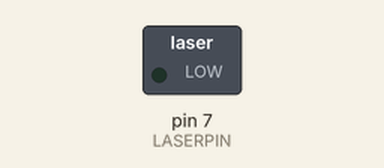
Recording of a sketch running on a simulated Arduino Uno, built with avr-gcc and run on an emulated ATmega328P. Parts: switched loads named in the sketch (green lamp = pin HIGH).

Above: at 0.1 s.
Timing chart, 0 to 3.5 s (numbered marks = the images above):
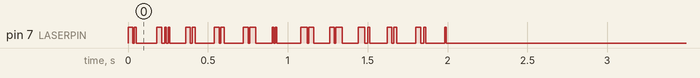

The sketch:

laser.ino
```cpp
#define LASERPIN 7
void setup() {
  pinMode (LASERPIN, OUTPUT) ;

   char myText[] = "hello world";  // The text to be sent
 int length = sizeof(myText);
 int ar[20];
 int m;
 int bits[8];
 for (int i =0 ; i<length ; i++ ) {
  ar[i]= int(myText[i]);
 }
  for (int n =0 ; n<length ; n++ ){
  m=ar[n];
  int z;
  int bin[7];
  int newbin[7];
  for(z=0;z<8;z++){
    bin[z] = m%2;
    m = m /2 ;
  }

  for (int j= 7 ; j>=0 ; j-- ){
    newbin[7-j] = bin[j] ;
  }
   for( int p=0 ; p<8 ; p++ ){
      if (newbin[p] == 1){
       bits[p] = HIGH ;
      }
      if ( newbin[p] == 0){
       bits[p] = LOW ;
      }
  }

  bits[0] = HIGH;

  for (int i = 0; i < 8; i++) {
    digitalWrite(LASERPIN, bits[i]);
    delay(10);
  }

  digitalWrite(LASERPIN, LOW);

  delay(100);
  }
}

void loop() {
  //if you want the laser to send data continuously, put the code in here.
}
```
